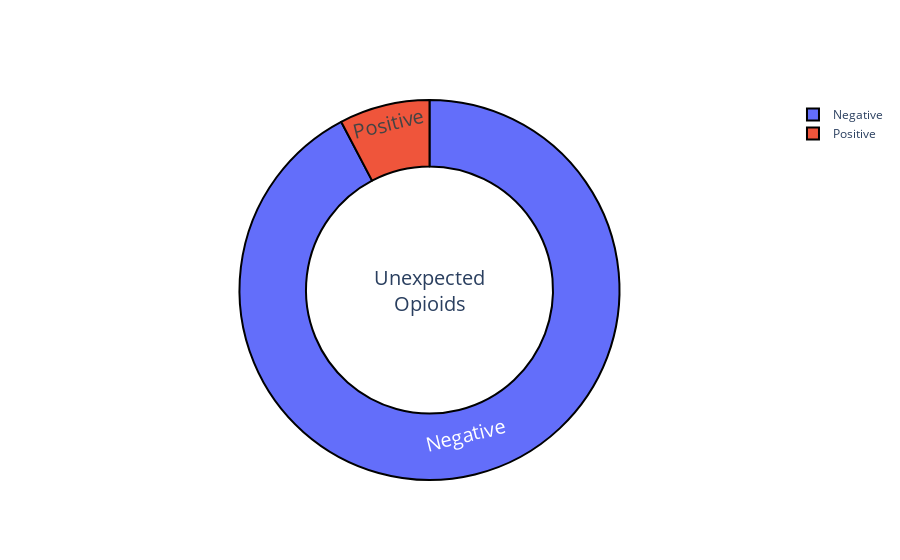

Notebook cell for this chart:
### Code cell
no_opioid = df[~(df['category'] == 'Opioid') | (df['category'] == 'Polysubstance')].index
no_opioid = df.iloc[no_opioid]

fig = go.Figure(go.Pie(
    labels=no_opioid['total_opioids'].replace({1: "Positive", 0: "Negative"}).value_counts().index,
    values=no_opioid['total_opioids'].value_counts().values,
    hole=0.65
))
fig.update_traces(hoverinfo='value+percent', textinfo='label', textfont_size=20,
                  marker=dict(line=dict(color='#000000', width=2)))
fig.update_layout(
    annotations=[
        dict(text="Unexpected<br>Opioids", x=0.5, y=0.5, font_size=20, showarrow=False)
    ])
fig.show()

### Figure 1 — Plotly figure (JSON) as saved in the notebook; plotly's stock layout.template omitted (floating-point values rounded to 4 significant figures)
{"data": [{"hole": 0.65, "hoverinfo": "value+percent", "labels": ["Negative", "Positive"], "marker": {"line": {"color": "#000000", "width": 2}}, "textfont": {"size": 20}, "textinfo": "label", "type": "pie", "values": [33546, 2797]}], "layout": {"annotations": [{"font": {"size": 20}, "showarrow": false, "text": "Unexpected<br>Opioids", "x": 0.5, "y": 0.5}]}}
